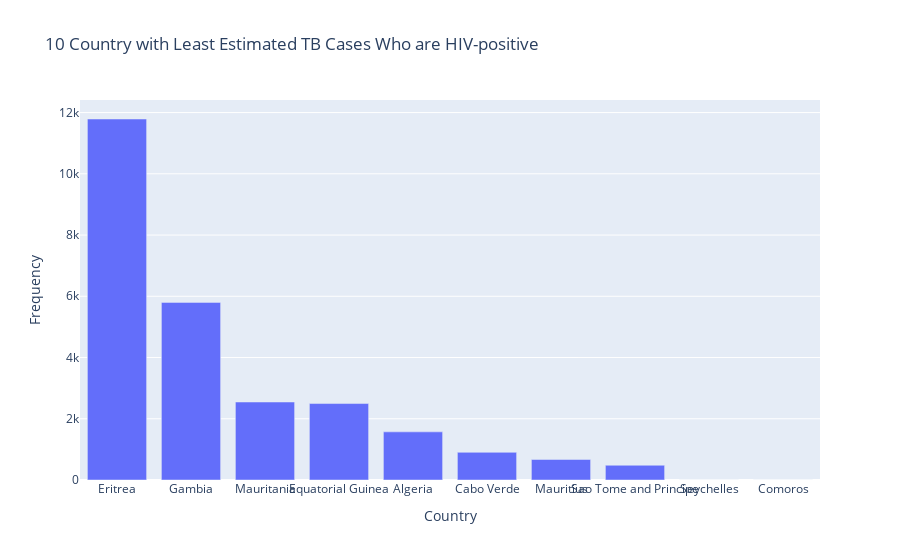

The notebook cell this image was saved under:
### Code cell
sort = tb_hiv.sort_values('tb_hiv_positive', ascending=False).tail(10)
fig = px.bar(sort, y='tb_hiv_positive',
            labels={
                 'country':'Country',
                 'tb_hiv_positive':'Frequency'
             },
             title='10 Country with Least Estimated TB Cases Who are HIV-positive')
fig.update_xaxes(tickangle=0)
fig.show()

### Figure 1 — Plotly figure (JSON) as saved in the notebook; plotly's stock layout.template omitted (floating-point values rounded to 4 significant figures)
{"data": [{"alignmentgroup": "True", "hovertemplate": "Country=%{x}<br>Frequency=%{y}<extra></extra>", "legendgroup": "", "marker": {"color": "#636efa", "pattern": {"shape": ""}}, "name": "", "offsetgroup": "", "orientation": "v", "showlegend": false, "textposition": "auto", "type": "bar", "x": ["Eritrea", "Gambia", "Mauritania", "Equatorial Guinea", "Algeria", "Cabo Verde", "Mauritius", "Sao Tome and Principe", "Seychelles", "Comoros"], "xaxis": "x", "y": [11790, 5801, 2547, 2497, 1572, 904, 670, 482, 0, 0], "yaxis": "y"}], "layout": {"autosize": true, "barmode": "relative", "legend": {"tracegroupgap": 0}, "title": {"text": "10 Country with Least Estimated TB Cases Who are HIV-positive"}, "xaxis": {"anchor": "y", "autorange": true, "domain": [0, 1], "range": [-0.5, 9.5], "tickangle": 0, "title": {"text": "Country"}, "type": "category"}, "yaxis": {"anchor": "x", "autorange": true, "domain": [0, 1], "range": [0, 12410.0], "title": {"text": "Frequency"}, "type": "linear"}}}
